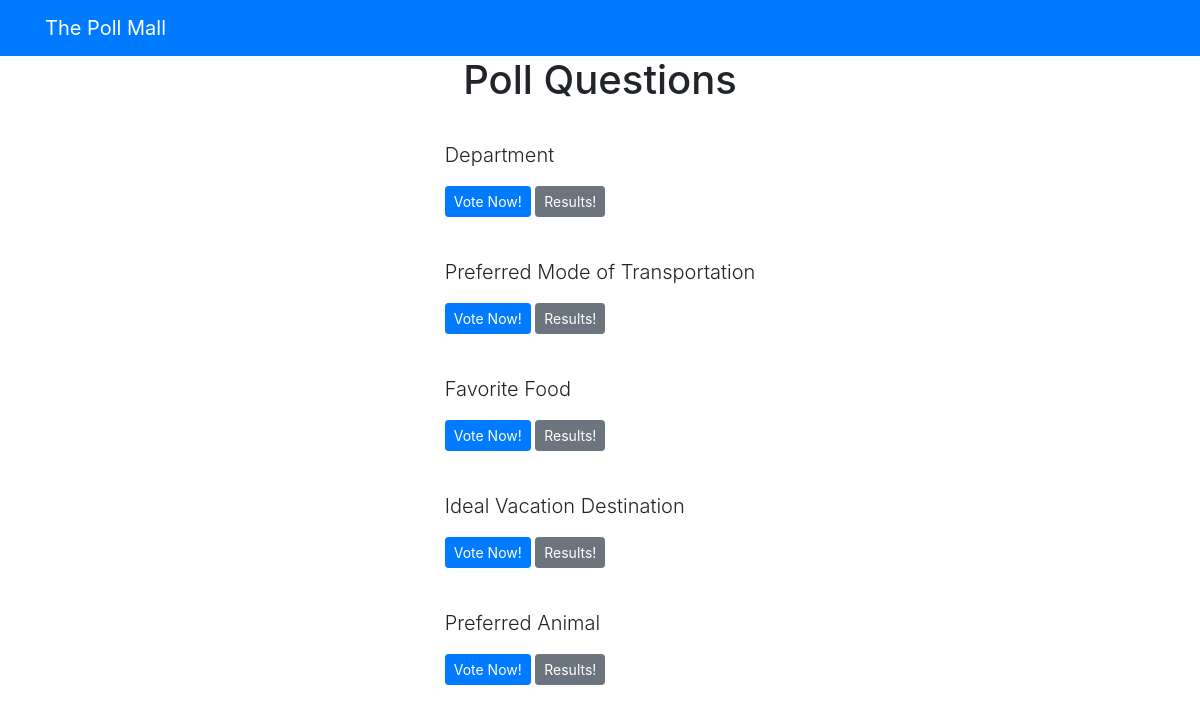
Screenshot of /polls/ with the database file from the repository.
### pollApp/models.py (models this page shows, shortened)
class Question(models.Model):
    question_text = models.CharField(max_length = 300)
    pub_date = models.DateTimeField('date published')

### pollApp/views.py (the view)
# urls.py: path('' , views.index, name='index'),
def index(request):
    latest_question_list = Question.objects.order_by('-pub_date')[:5]
    context = {'latest_question_list': latest_question_list}
    return render(request, 'polls/index.html', context)

### templates/polls/index.html
{% extends 'base.html' %}
{% block content %}
<h1 class ="text-center mb-3">Poll Questions</h1>
{% if latest_question_list %}
{% for question in latest_question_list %}
<div class ="card-mb-3">
	<div class ="card-body">
		<p class ="lead">{{ question.question_text }}</p>
		<a href ="{% url 'polls:detail' question.id %}" class ="btn btn-primary btn-sm">Vote Now!</a>
		<a href ="{% url 'polls:results' question.id %}" class ="btn btn-secondary btn-sm">Results!</a>
	</div>
</div>
{% endfor %}
{% else %}
<p>No polls available</p>
{% endif %}
{% endblock %}

### rows the page displays
Question: question_text "Department"
Question: question_text "Preferred Mode of Transportation"
Question: question_text "Favorite Food"
Question: question_text "Ideal Vacation Destination"
Question: question_text "Preferred Animal"
